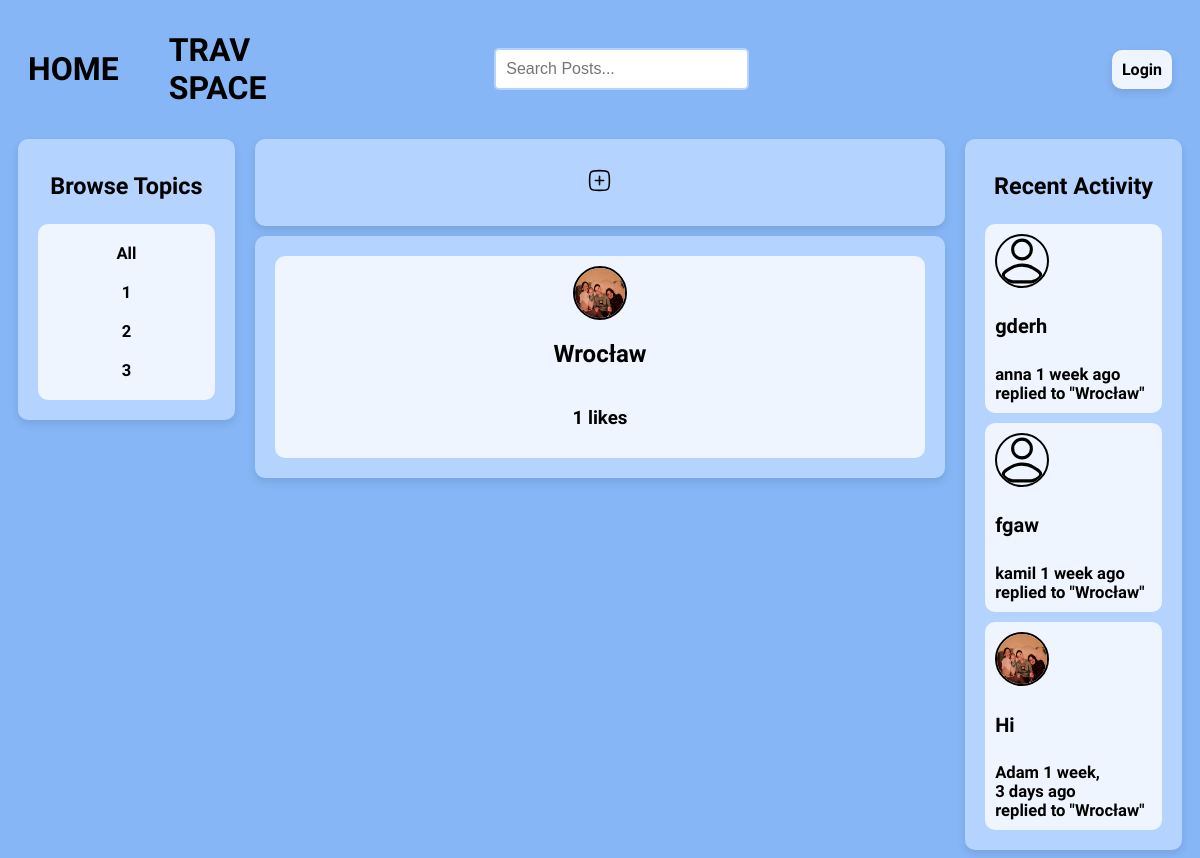
The page / on the database its author committed.
### base/models.py (models this page shows, shortened)
class Topic(models.Model):
    name = models.CharField(max_length=100)

class Post(models.Model):
    host = models.ForeignKey(User, on_delete=models.SET_NULL, null=True)
    topic = models.ForeignKey(Topic, on_delete=models.SET_NULL, null=True)
    title = models.CharField(max_length=100)
    date_created = models.DateTimeField(auto_now_add=True)
    localisation = models.CharField(max_length=100)
    description = models.TextField(null=True, blank=True)
    participants = models.ManyToManyField(User, related_name='participants', blank=True)
    rate = models.IntegerField()
    image = models.ImageField(upload_to='posts/', blank=True, null=True)
    likes = models.IntegerField(default=0)
    class Meta:
        ordering = ['-date_created']
    def __str__(self):
        return self.title

class User(AbstractUser):
    name = models.CharField(max_length=100, null=True)
    email = models.EmailField(unique=True)
    bio = models.TextField(null=True, blank=True)
    avatar = models.ImageField(null=True, default='user-avatar.svg')
    USERNAME_FIELD = 'email'
    REQUIRED_FIELDS = ['username']

class Comment(models.Model):
    user = models.ForeignKey(User, on_delete=models.CASCADE)
    post = models.ForeignKey(Post, on_delete=models.CASCADE)
    body = models.TextField()
    date_created = models.DateTimeField(auto_now_add=True)
    class Meta:
        ordering = ['-date_created']
    def __str__(self):
        return self.body[0:25]

### base/views.py (the view)
# urls.py: path('', views.home, name='home'),
def home(request):
    q = request.GET.get('q') if request.GET.get('q') != None else ''
    posts = Post.objects.filter(
        Q(topic__name__icontains=q) |
        Q(title__icontains=q) |
        Q(localisation__icontains=q)
        )
    topics = Topic.objects.all()
    post_count = posts.count()
    post_comments = Comment.objects.filter(Q(post__topic__name__icontains=q))
    context = {'posts': posts, 'topics': topics, 'post_count': post_count, 'post_comments': post_comments}
    return render(request, 'base/home.html', context)

### base/templates/base/home.html
{% extends 'main.html' %}
{% block content %}
<div class="home-container">
    <div>
        {% include 'base/components/topics_component.html' %}
    </div>
    <div>
        {% include 'base/components/info_component.html' %}
        {% include 'base/components/feed_component.html' %}
    </div>
    <div>
        {% include 'base/components/activity_component.html' %}
    </div>
</div>
{% endblock %}

### base/templates/base/components/topics_component.html
<div class="browse-topic-container">
    <h3 class="browse-title-container">Browse Topics</h3>
    <div class="browse-topic-container-topics">
        <div>
            <h5><a href="{% url 'home' %}">All</a></h5>
        </div>
        {% for topic in topics %}
            <div class="browse-topic-name">
                <a href="{% url 'home' %}?q={{topic.name}}" class="browse-topic-name">
                    <h5>{{topic.name}}</h5>
                </a>
            </div>
        {% endfor %}
    </div>
</div>

### base/templates/base/components/feed_component.html (shortened to what this page needs)
{% load static %}
<div class="feed-container">
    {% for post in posts %}
        <div class="post-feed-container" id="post_feed_container">
            <div class="avatar">
                <img src="{{post.host.avatar.url}}" />
            </div>
            <h2><a href="{% url 'post' post.id %}">{{post.title}}</a></h2>
            <h3>{{post.likes}} likes</h3>
        </div>
    {% endfor %}
</div>

### base/templates/base/components/activity_component.html (shortened to what this page needs)
<div class="activity-container">
    <h3>Recent Activity</h3>
    {% for comment in post_comments %}
        <div class="activity-container-comment">
            <div class="avatar">
                <a href="{% url 'user_profile' comment.user.username %}">
                    <img src="{{comment.user.avatar.url}}" />
                </a>
            </div>
            <h4>{{comment}}</h4>
            <h5><a href="{% url 'user_profile' comment.user.username %}">{{comment.user.username}}</a> {{comment.date_created|timesince}} ago</h5>
            <h5>replied to "{{comment.post}}"</h5>
        </div>
    {% endfor %}
</div>

### static/styles/main.css (style rules this page uses)
body { background-color: #86B6F6; font-family: 'Source Sans 3', sans-serif; }
html { scrollbar-width: none; -ms-overflow-style: none; }
a { text-decoration: none; color: black; }
.home-container { display: grid; grid-template-columns: 1fr 3fr 1fr; }
.browse-topic-container { background-color: #B4D4FF; margin-left: 10px; margin-right: 10px; border-radius: 10px; padding: 10px; font-size: 20px; box-shadow: 0 4px 8px rgba(0, 0, 0, 0.1); }
.browse-topic-name { display: flex; justify-content: center; text-align: center; }
.browse-topic-container h3 { text-align: center; }
.browse-topic-container h5 { text-align: center; margin: 10px; }
.browse-topic-container-topics { background-color: #EEF5FF; margin: 10px; border-radius: 10px; padding: 10px; }
.feed-container { background-color: #B4D4FF; margin-left: 10px; margin-right: 10px; border-radius: 10px; padding: 10px; box-shadow: 0 4px 8px rgba(0, 0, 0, 0.1); }
.post-feed-container { background-color: #EEF5FF; margin-left: 10px; margin-right: 10px; border-radius: 10px; padding: 10px; margin: 10px; display: flex; flex-direction: column; align-items: center; }
.activity-container { background-color: #B4D4FF; margin-right: 10px; margin-left: 10px; border-radius: 10px; padding: 10px; font-size: 20px; box-shadow: 0 4px 8px rgba(0, 0, 0, 0.1); }
.activity-container h3 { text-align: center; }
.activity-container a { text-align: center; }
.activity-container-comment { background-color: #EEF5FF; margin: 10px; border-radius: 10px; padding: 10px; }
.activity-container-comment h5 { margin: auto; }
.avatar img { vertical-align: middle; width: 50px; height: 50px; border-radius: 50%; border: 2px solid black; }

### rows shown on the page
Topic: name "1"
Topic: name "2"
Topic: name "3"
Post: host.avatar (picture), title "Wrocław", likes "1"
Comment: user.avatar (picture), body "gderh", user.username "anna", date_created "1 week", post "Wrocław"
Comment: user.avatar (picture), body "fgaw", user.username "kamil", date_created "1 week", post "Wrocław"
Comment: user.avatar (picture), body "Hi", user.username "Adam", date_created "1 week, 3 days", post "Wrocław"
